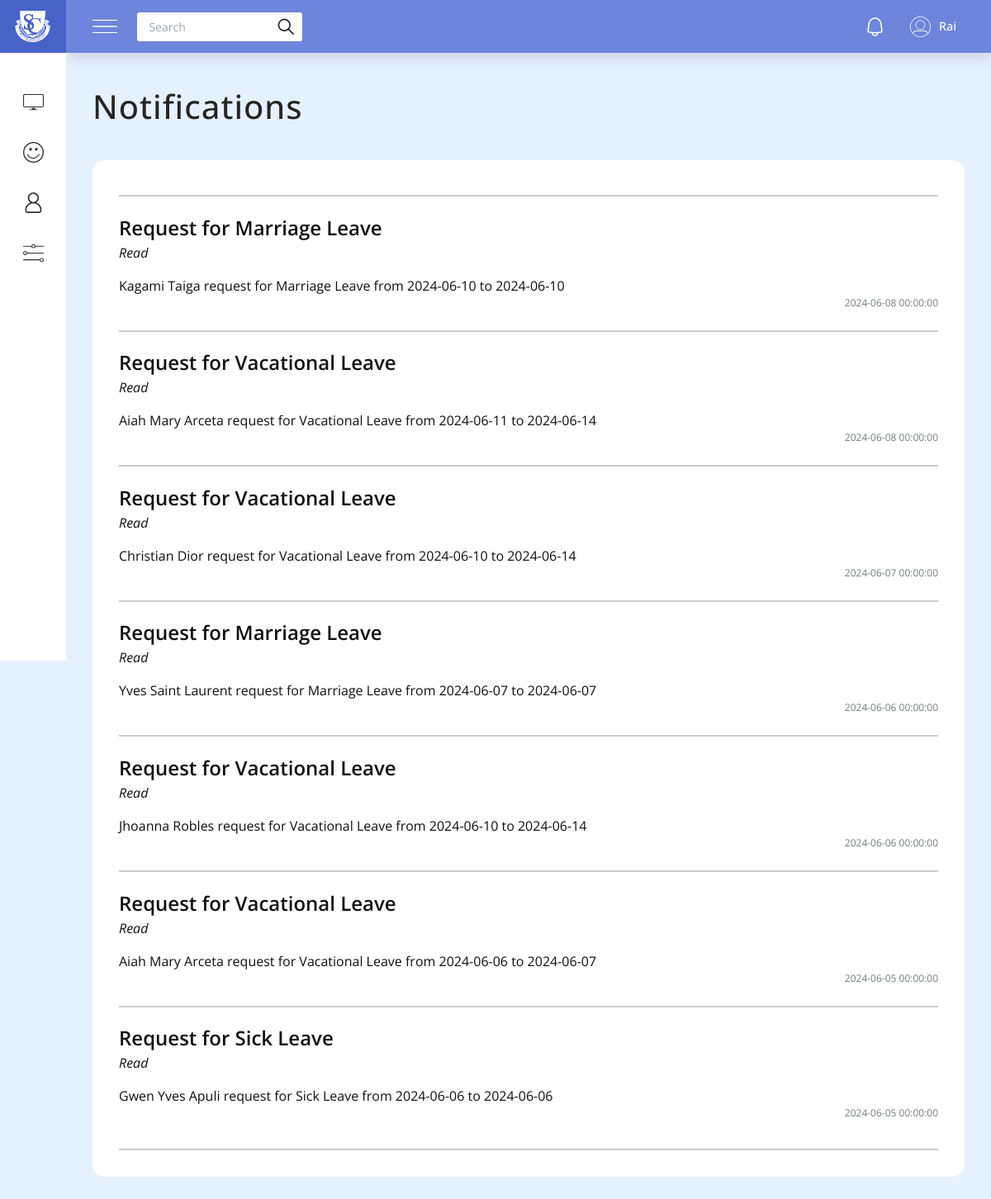
The page /admin/notifications.php (signed in) on the database its author committed.
### tables this page shows
CREATE TABLE `leave_tbl` (
  `leave_id` int(11) NOT NULL,
  `employee_id` int(11) NOT NULL,
  `employee_name` varchar(255) NOT NULL,
  `department` varchar(255) NOT NULL,
  `leave_type` varchar(255) NOT NULL,
  `date_applied` datetime NOT NULL,
  `reason` varchar(255) NOT NULL,
  `from_date` date NOT NULL,
  `to_date` date NOT NULL,
  `total_days_leave` int(11) NOT NULL,
  `application_status` varchar(255) NOT NULL,
  `destination` varchar(255) NOT NULL,
  `accompany_with` varchar(255) NOT NULL,
  `balance_days` varchar(100) NOT NULL,
  `department_read_status` tinyint(1) DEFAULT 0,
  `admin_read_status` tinyint(1) DEFAULT 0
);

### admin/notifications.php (the view, shortened to what this page needs)
<!DOCTYPE html>
<html lang="en">
<head>
    <link rel="stylesheet" href="styles/nav.css" />
    <link rel="stylesheet" href="styles/index.css" />
    <link rel="stylesheet" href="styles/notification.css" />
</head>
<body>
    <?php require 'partials/aside.php' ?>
    <?php require 'partials/nav.php' ?>
    <section class="section">
        <div class="section-title">
            <h1>Notifications</h1>
        </div>
        <div class="notification-container">
            <div class="notification-content">
                <div class="notification-content-desc">
                    <?php
                    $sql = "SELECT * FROM leave_tbl WHERE application_status IN ('DEPARTMENT APPROVED', 'APPROVED', 'REJECTED') ORDER BY date_applied DESC";
                    $result = mysqli_query($conn, $sql);
                    if ($result && mysqli_num_rows($result) > 0) {
                        while ($row = mysqli_fetch_assoc($result)) {
                            $leave_id = $row['leave_id'];
                            $employee_name = $row['employee_name'];
                            $leave_type = $row['leave_type'];
                            $start_date = $row['from_date'];
                            $end_date = $row['to_date'];
                            $date_applied = $row['date_applied'];
                            $admin_read_status = $row['admin_read_status'];
                            $unreadClass = $admin_read_status ? '' : 'unread';
                            if ($admin_read_status == 1) {
                                $read_status = 'Read';
                            } else {
                                $read_status = 'Unread';
                            }
                            echo "<div class='notification-items $unreadClass' id='notification_$leave_id'>";
                            echo "<div class='notification-content-text'>";
                            echo "<h2>Request for $leave_type</h2>";
                            echo "<h5><i>$read_status</i></h5>";
                            echo "<div class='notification-text'>";
                            echo "<p>$employee_name request for $leave_type from $start_date to $end_date</p>";
                            echo "<span>$date_applied</span>";
                            echo "</div>";
                        }
                    } else {
                        echo "<div class='notification-items'>";
                        echo "No notification messages";
                        echo "</div>";
                    }
                    ?>
                </div>
            </div>
        </div>
    </section>
</body>
</html>

### admin/styles/index.css (style rules this page uses)
body { display: flex; }

### admin/styles/notification.css (style rules this page uses)
.notification-container { background-color: white; border-radius: 15px; padding: 2rem; cursor: pointer; }
.notification-content-desc { font-weight: 300; padding: 0.6rem 0; border-bottom: 2px solid #ccc; }
.notification-items { border-top: 2px solid #ccc; display: flex; align-items: center; justify-content: center; padding: 10px 0 0 0; background-color: white; }
.notification-content-text { flex-grow: 1; font-weight: 400; justify-content: center; align-items: center; }
.notification-content-text h2 { margin-top: 0; font-size: 24px; font-weight: 600; padding-top: 0.6rem; }
.notification-content-text p { align-items: center; padding: 1rem 0 0 0; }
.notification-content-text span { display: block; font-size: 12px; text-align: end; color: #767a7f; }

### admin/styles/main.css (style rules this page uses)
*, *::after, *::before { margin: 0; padding: 0; box-sizing: border-box; font-family: "Open Sans", Arial, sans-serif; }
:root { --primary-color: #e6f1ff; --secondary-color: #101010; --sidebar-open-width: 18rem; --navbar-height: 4rem; --sidebar-close-width: 5rem; --percentage-height: 3px; --m-navbar-height: 4rem; }
body { min-height: 100vh; background: var(--primary-color); color: var(--secondary-color); }
body, h1, h2, h3, p, ul, li { margin: 0; padding: 0; }
.section { width: 100%; padding: 2rem; padding-top: var(--navbar-height); padding-bottom: 2rem; }
.section-title { width: 100%; display: flex; justify-content: space-between; align-items: center; color: #252525; padding: 2.2rem 0; }
.section-title h1 { font-size: 2.5rem; font-weight: 500; letter-spacing: 1px; }

### rows shown on the page
leave_tbl: leave_type "Marriage Leave", admin_read_status "Read", employee_name "Kagami Taiga", from_date "2024-06-10", to_date "2024-06-10", date_applied "2024-06-08 00:00:00"
leave_tbl: leave_type "Vacational Leave", admin_read_status "Read", employee_name "Aiah Mary Arceta", from_date "2024-06-11", to_date "2024-06-14", date_applied "2024-06-08 00:00:00"
leave_tbl: leave_type "Vacational Leave", admin_read_status "Read", employee_name "Christian Dior", from_date "2024-06-10", to_date "2024-06-14", date_applied "2024-06-07 00:00:00"
leave_tbl: leave_type "Marriage Leave", admin_read_status "Read", employee_name "Yves Saint Laurent", from_date "2024-06-07", to_date "2024-06-07", date_applied "2024-06-06 00:00:00"
leave_tbl: leave_type "Vacational Leave", admin_read_status "Read", employee_name "Jhoanna Robles", from_date "2024-06-10", to_date "2024-06-14", date_applied "2024-06-06 00:00:00"
leave_tbl: leave_type "Vacational Leave", admin_read_status "Read", employee_name "Aiah Mary Arceta", from_date "2024-06-06", to_date "2024-06-07", date_applied "2024-06-05 00:00:00"
leave_tbl: leave_type "Sick Leave", admin_read_status "Read", employee_name "Gwen Yves Apuli", from_date "2024-06-06", to_date "2024-06-06", date_applied "2024-06-05 00:00:00"
